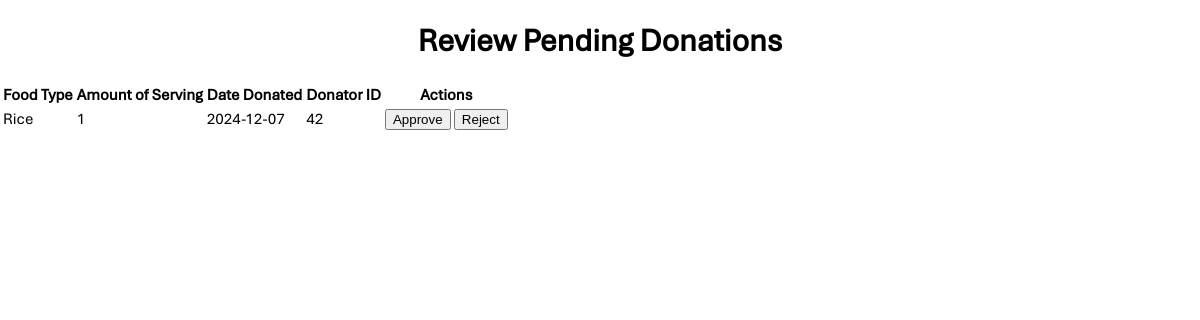
/Admin_food.php (signed in), run on the app's committed database.
### tables this page shows
CREATE TABLE `p_food` (
  `food_id` int NOT NULL,
  `food_type` varchar(255) NOT NULL,
  `amount_of_serving` int NOT NULL,
  `date_donated` date NOT NULL,
  `donator_id` int NOT NULL,
  `status` enum('Pending','Approved','Rejected') DEFAULT 'Pending'
);

### Admin_food.php (the view, shortened to what this page needs)
<?php
$db = new Database();
$conn = $db->conn;
$sql = "SELECT * FROM p_food WHERE status = 'Pending'";
$result = $conn->query($sql);
?>
<!DOCTYPE html>
<html lang="en">
<head>
    <link rel="stylesheet" href="CC2.css">
</head>
<body>
    <header>
        <h1>Review Pending Donations</h1>
    </header>
    <main>
        <table>
            <thead>
                <tr>
                    <th>Food Type</th>
                    <th>Amount of Serving</th>
                    <th>Date Donated</th>
                    <th>Donator ID</th>
                    <th>Actions</th>
                </tr>
            </thead>
            <tbody>
                <?php
                if ($result->num_rows > 0) {
                    while ($row = $result->fetch_assoc()) {
                        echo "<tr>";
                        echo "<td>" . htmlspecialchars($row['food_type']) . "</td>";
                        echo "<td>" . htmlspecialchars($row['amount_of_serving']) . "</td>";
                        echo "<td>" . htmlspecialchars($row['date_donated']) . "</td>";
                        echo "<td>" . htmlspecialchars($row['donator_id']) . "</td>";
                        echo "<td>";
                        echo "<form method='POST' style='display:inline;'>
                                  <input type='hidden' name='donation_id' value='" . $row['donator_id'] . "'>
                                  <button type='submit' name='action' value='approve'>Approve</button>
                              </form>";
                        echo "<form method='POST' style='display:inline;'>
                                  <input type='hidden' name='donation_id' value='" . $row['donator_id'] . "'>
                                  <button type='submit' name='action' value='reject'>Reject</button>
                              </form>";
                        echo "</td>";
                        echo "</tr>";
                    }
                } else {
                    echo "<tr><td colspan='5'>No pending donations found.</td></tr>";
                }
                ?>
            </tbody>
        </table>
    </main>
</body>
</html>

### CC2.css (style rules this page uses)
h1 { text-align: center; justify-content: center; font-family: Aptos; }
body { font-family: Aptos; font-style: normal; margin: 0px; }

### data on the page
p_food: food_type "Rice", amount_of_serving "1", date_donated "2024-12-07", donator "42"
